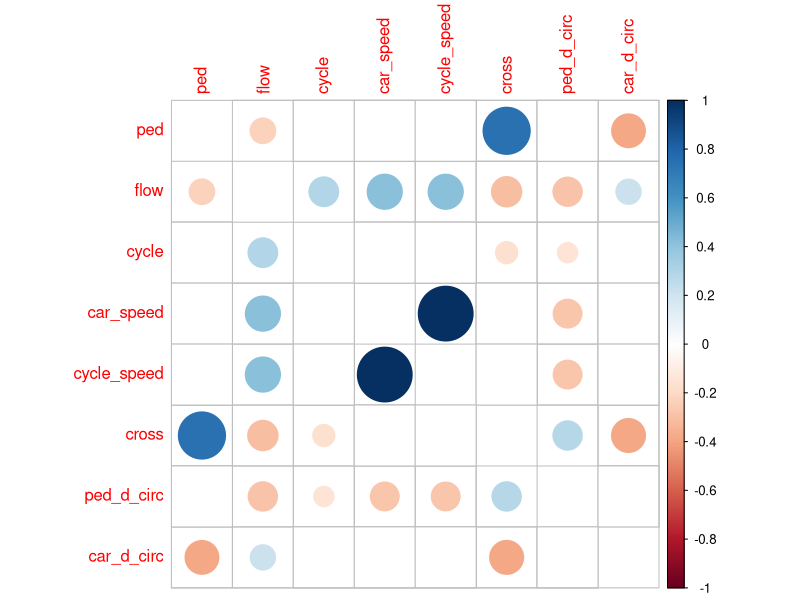
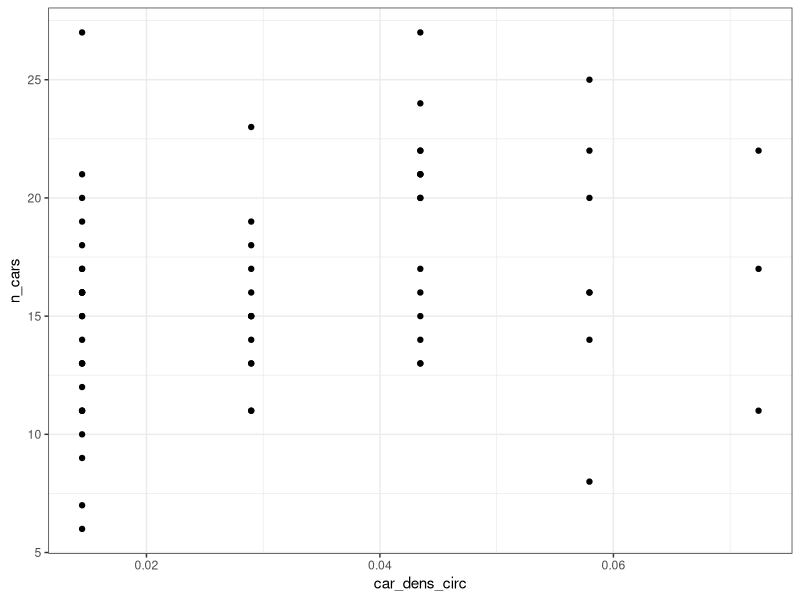
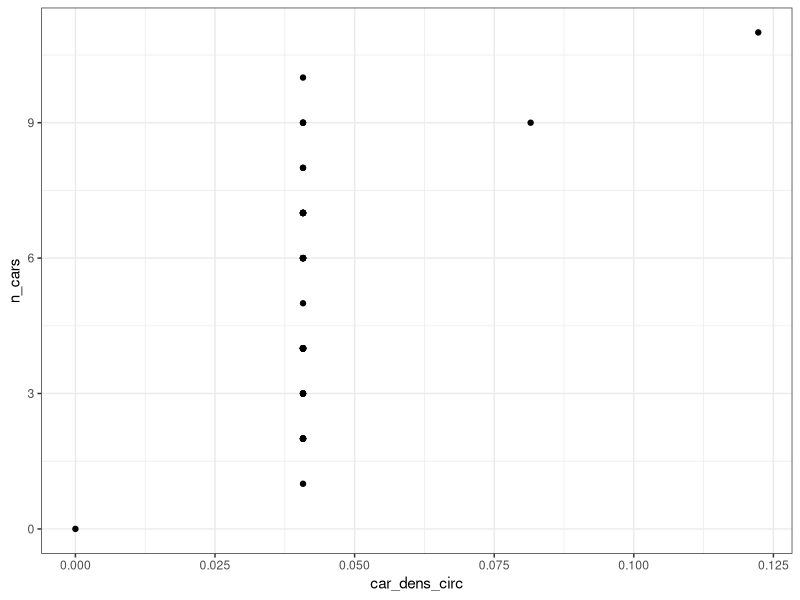
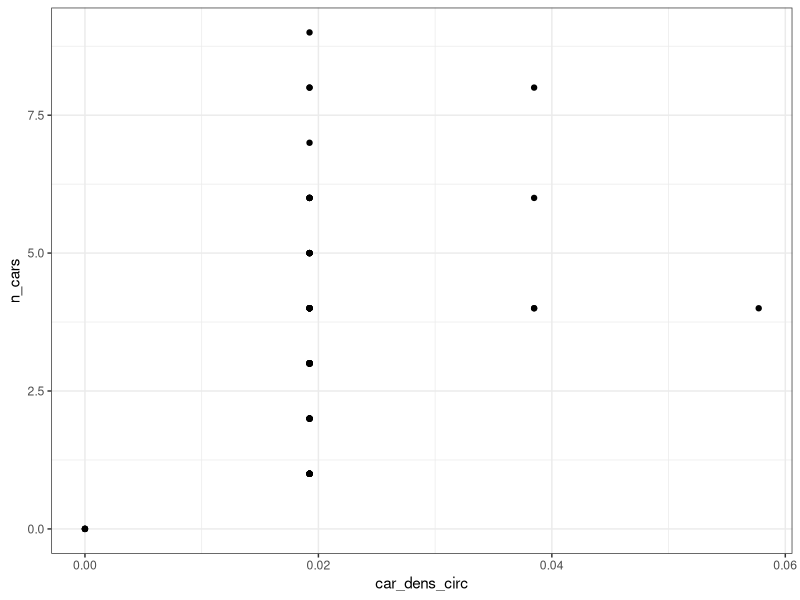
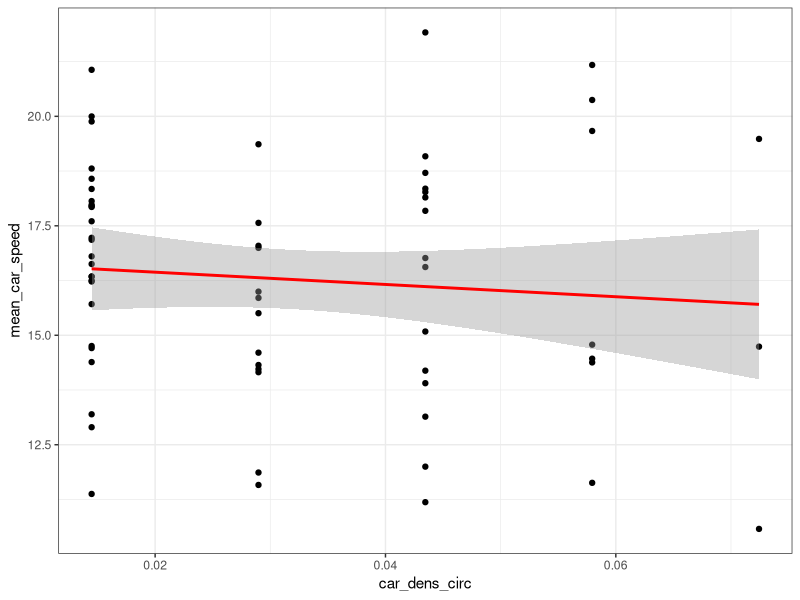
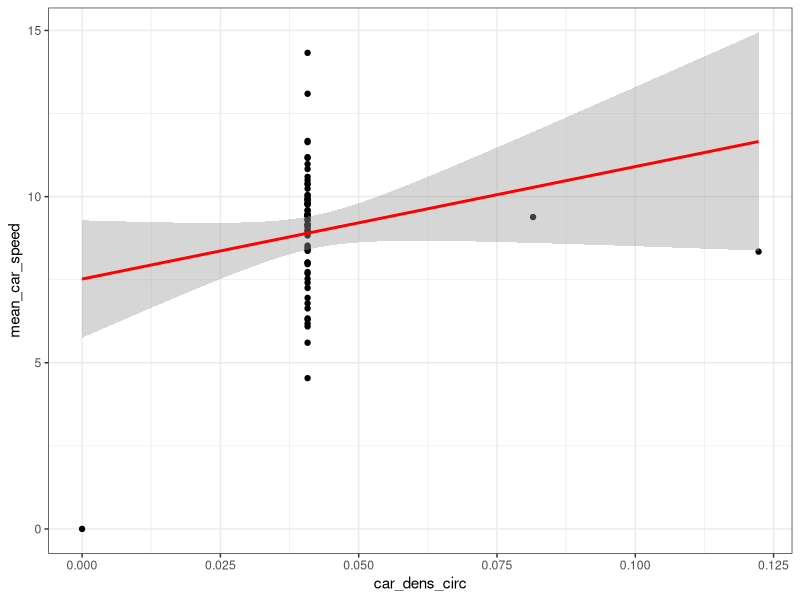
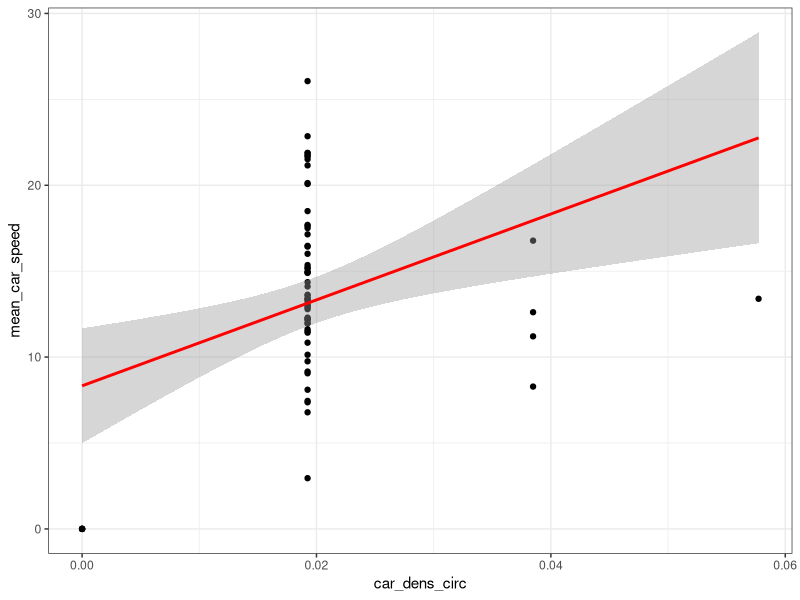
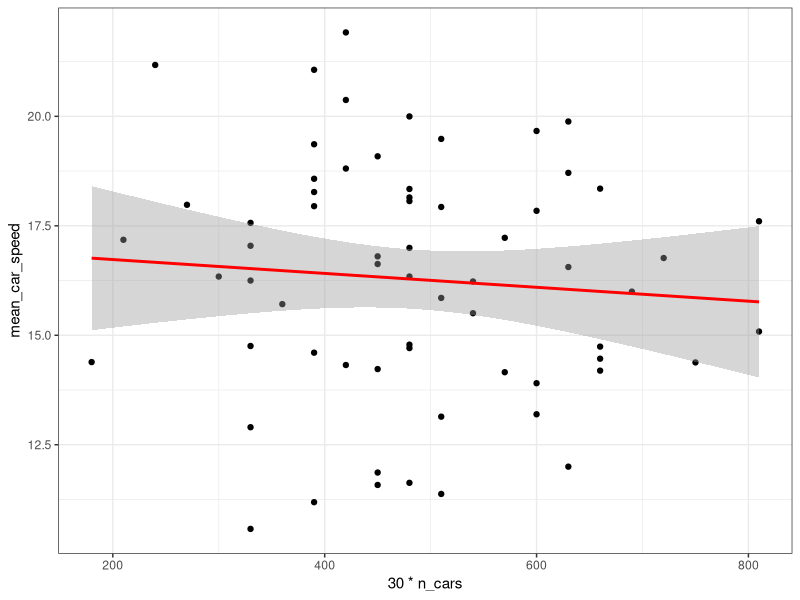

R code for these plots, in order:
library(ggplot2)
library(ggpubr)
library(corrplot)

setwd(dirname(rstudioapi::getActiveDocumentContext()$path))
gerdat<-read.csv2('datasets/datasets_germany_DESIGN.csv', header=T, dec=".", sep=",")
eldat<-read.csv2('datasets/amalias_traffic_dataset_DESIGN.csv', header=T, dec=".", sep=",")

corel=data.frame(ped = gerdat$n_pedestrians, flow = gerdat$n_cars,
                 cycle = gerdat$n_cyclists, car_speed = gerdat$mean_car_speed,
                 cycle_speed = gerdat$mean_car_speed, cross = gerdat$ped_crossing,
                 ped_d_circ = gerdat$ped_dens_circ, 
                 car_d_circ = gerdat$car_dens_circ)
M = cor(corel)
testRes=cor.mtest(corel, conf.level=0.95)
corrplot(M, p.mat = testRes$p, sig.level = 0.05, insig = "blank", diag=FALSE)

# Starting with fundamental diagrams
# density vs flow
ggplot(subset(gerdat, case=='fsbr'), aes(y=n_cars, x=car_dens_circ))+geom_point()+theme_bw()#+
  #geom_smooth(method=lm, color="red", aes(group=2))
ggplot(subset(gerdat, case=='lsho'), aes(y=n_cars, x=car_dens_circ))+geom_point()+theme_bw()#+
  #geom_smooth(method=lm, color="red", aes(group=2))
ggplot(subset(gerdat, case=='mke'), aes(y=n_cars, x=car_dens_circ))+geom_point()+theme_bw()#+
  #geom_smooth(method=lm, color="red", aes(group=2))

# PANOS: here we have three perfect liner relationships, I do not understand why? 
# because on y-axis we have number of cars passed from a cross section, while 
# in x-axis in the number of cars per kilometer AT THE MOMENT we take the measurement
# a linear relationship between flow and density means that the mean speed is constant, 
# I cannot see that in the data.

# density vs speed
ggplot(subset(gerdat, case=='fsbr'), aes(y=mean_car_speed, x=car_dens_circ))+geom_point()+theme_bw()+
  geom_smooth(method=lm, color="red", aes(group=2)) # PANOS: no difference, we have to check density data
ggplot(subset(gerdat, case=='lsho'), aes(y=mean_car_speed, x=car_dens_circ))+geom_point()+theme_bw()+
  geom_smooth(method=lm, color="red", aes(group=2))
ggplot(subset(gerdat, case=='mke'), aes(y=mean_car_speed, x=car_dens_circ))+geom_point()+theme_bw()+
  geom_smooth(method=lm, color="red", aes(group=2))
# no data in Greece about densities


# flow vs speed
ggplot(subset(gerdat, case=='fsbr'), aes(x=30*n_cars, y=mean_car_speed))+geom_point()+theme_bw()+
  geom_smooth(method=lm, color="red", aes(group=2), formula='y ~ x') # small decrease of speed
max(subset(gerdat, case=='fsbr')$n_cars)*30 # 810 cars/h, close to capacity
cor.test(subset(gerdat, case=='fsbr')$n_cars, subset(gerdat, case=='fsbr')$mean_car_speed) # correlation -0.081, 
#but not significant for a confidence interval of 95%

ggplot(subset(gerdat, case=='lsho'), aes(x=30*n_cars, y=mean_car_speed))+geom_point()+theme_bw()+
  geom_smooth(method=lm, color="red", aes(group=2), formula='y ~ x') # no change
max(subset(gerdat, case=='lsho')$n_cars)*30 # 330 cars/h in mke, low flows, far from capacity
cor.test(subset(gerdat, case=='lsho')$n_cars, subset(gerdat, case=='lsho')$mean_car_speed) # no correlation

ggplot(subset(gerdat, case=='mke'), aes(x=30*n_cars, y=mean_car_speed))+geom_point()+theme_bw()+
  geom_smooth(method=lm, color="red", aes(group=2), formula='y ~ x') # increase of speed with higher flow
max(subset(gerdat, case=='mke')$n_cars)*30 # 270 cars/h in mke, low flows, far from capacity
cor.test(subset(gerdat, case=='mke')$n_cars, subset(gerdat, case=='mke')$mean_car_speed) # correlation + 0.1729
# but not significant for a confidence interval of 95%

ggplot(subset(eldat, shared==1), aes(x=60/headway, y=speed))+geom_point()+theme_bw()+ # Greece
  geom_smooth(method=lm, color="red", aes(group=2), formula='y ~ x') # no change, very low flows
max(1/subset(eldat, shared==1)$headway)*60 # 750 pcu/h in Nafplio, seems far from capacity
cor.test(60/subset(eldat, shared==1)$headway, subset(eldat, shared==1)$speed) # no significant correlation

# PANOS: conclusion: we cannot see correlation between speed and flow, as in most of the cases we are in the free flow branch
# in fsbr it seems that we are getting closer to capacity but not enough data to see the influence of car flow and speed
# I will test the deviations of speed from mean to check all the cases

mean(subset(gerdat, case=='fsbr')$mean_car_speed) # PANOS: higher mean speed in fsbr, remember that higher flows but no capacity
# therefore more cars higher free flow speed, this is logical
mean(subset(gerdat, case=='lsho')$mean_car_speed) 
mean(subset(gerdat, case=='mke')$mean_car_speed)

# HOT HOT HOT
# create a new dataset, with all shared space sections...
datafr_fun <- function(df, x, dats){
  if(dats == 'dats1'){datafr<-data.frame(case=x, flow=30*subset(df, case==x)$n_cars, 
                                              dspeed = subset(df, case==x)$mean_car_speed - mean(subset(df, case==x)$mean_car_speed),
                                              lspeed = subset(df, case==x)$mean_car_speed - 15,
                                              ped = 30*subset(df, case==x)$n_pedestrians,
                                              cross = 30*subset(df, case==x)$ped_crossing,
                                              shared = subset(df, case==x)$shared,
                                              oneway = subset(df, case==x)$oneway,
                                              park = subset(df, case==x)$park,
                                              mark = subset(df, case==x)$mark,
                                              trees = subset(df, case==x)$trees,
                                              bollards = subset(df, case==x)$bollards, 
                                              width = subset(df, case==x)$width,
                                              cross_y = subset(df, case==x)$width,
                                              s_width = subset(df, case==x)$s_width,
                                              inters = subset(df, case==x)$inters,
                                              bench = subset(df, case==x)$bench,
                                              obst = subset(df, case==x)$obst,
                                              lev_segr = subset(df, case==x)$lev_segr)}

  if(dats == 'dats2'){datafr<-data.frame(case=x, flow=60/subset(df, case==x)$headway,
                                         dspeed = subset(df, case==x)$speed - mean(subset(df, case==x)$speed),
                                         lspeed = subset(df, case==x)$speed - 30,
                                         ped = 30*subset(df, case==x)$ped,
                                         cross = 30*subset(df, case==x)$cross,
                                         shared = subset(df, case==x)$shared,
                                         oneway = subset(df, case==x)$oneway,
                                         park = subset(df, case==x)$park,
                                         mark = subset(df, case==x)$mark,
                                         trees = subset(df, case==x)$trees,
                                         bollards = subset(df, case==x)$bollards, 
                                         width = subset(df, case==x)$width,
                                         cross_y = subset(df, case==x)$cross_y,
                                         s_width = subset(df, case==x)$s_width,
                                         inters = subset(df, case==x)$inters,
                                         bench = subset(df, case==x)$bench,
                                         obst = subset(df, case==x)$obst,
                                         lev_segr = subset(df, case==x)$lev_segr)}
  
  
  return(datafr)}


traf<-datafr_fun(gerdat,'fsbr', 'dats1')
traf<-rbind(traf, datafr_fun(gerdat,'lsho', 'dats1'))
traf<-rbind(traf, datafr_fun(gerdat,'mke', 'dats1'))
traf<-rbind(traf, datafr_fun(eldat,'shnaf','dats2'))
traf<-rbind(traf, datafr_fun(eldat,'covnaf', 'dats2'))

summary(aov(lspeed ~ shared, data = traf )) # expected significance
summary(aov(lspeed ~ oneway, data = traf )) # significant
summary(aov(lspeed ~ mark, data = traf )) # significant
summary(aov(lspeed ~ trees, data = traf )) # significant
summary(aov(lspeed ~ bollards, data = traf )) # not significant
summary(aov(lspeed ~ width, data = traf )) # significant
summary(aov(lspeed ~ cross_y, data = traf )) # significant
summary(aov(lspeed ~ s_width, data = traf )) # significant
summary(aov(lspeed ~ bench, data = traf )) # significant
summary(aov(lspeed ~ obst, data = traf )) # significant
summary(aov(lspeed ~ lev_segr, data = traf )) # not significant

traf$pedveh<-traf$ped/(traf$flow + traf$ped)

corel = subset(traf, select = -c(case))
M = cor(corel)
testRes=cor.mtest(corel, conf.level=0.95)
corrplot(M, method = 'number', p.mat = testRes$p, sig.level = 0.05, diag=FALSE)

p1<-ggplot(traf, aes(x=flow/30, y=dspeed)) + geom_point(size = 1.5, alpha = .3) + 
  geom_smooth(method=lm, color="red", aes(group=2)) + 
  scale_y_continuous(name ="Deviation from mean speed in km/h", limits=c(-18,18))+
  scale_x_continuous(name ="Car flow in cars/2 minutes")+
  theme_bw()
cor.test(traf$flow,traf$dspeed) # no significant correlation
cor.test(subset(traf, flow>=700)$flow, subset(traf, flow>700)$dspeed) # no correlation even in 700 cars/h, free flow conditions
# with constant speed, so we can assume a triangular fundamental diagram...

p2<-ggplot(traf, aes(y=dspeed, x=as.factor(cross/30))) +
  geom_boxplot() +   geom_point(size = 1.5, alpha = .3, position = position_jitter(seed = 1, width = .2)) + theme_bw() +
  scale_x_discrete(name ="Pedestrian crossings in cross/2 minutes", limits=c("0","1","2","3","4","5","6","7","8","9","10")) +
  scale_y_continuous(name ="Deviation from mean speed in km/h", limits=c(-18,18)) + geom_smooth(method=lm, color="red", aes(group=2))
cor.test(traf$cross,traf$dspeed) # significant NEGATIVE correlation, more crossings lower speed

p3<-ggplot(traf, aes(y=flow/30, x=as.factor(cross/30))) +
  geom_boxplot() +   geom_point(size = 1.5, alpha = .3, position = position_jitter(seed = 1, width = .2)) + theme_bw() +
  scale_x_discrete(name ="Pedestrian crossings in cross/2 minutes", limits=c("0","1","2","3","4","5","6","7","8","9","10")) +
  scale_y_continuous(name ="Car flow in cars/2 minutes") + geom_smooth(method=lm, color="red", aes(group=2))
cor.test(traf$cross,traf$flow) # very significant correlation, less traffic flow, then more crossings

p4<-ggplot(traf, aes(y=ped/30, x=as.factor(cross/30))) +
  geom_boxplot() +   geom_point(size = 1.5, alpha = .3, position = position_jitter(seed = 1, width = .2)) + theme_bw() +
  scale_x_discrete(name ="Pedestrian crossings in cross/2 minutes", limits=c("0","1","2","3","4","5","6","7","8","9","10")) +
  scale_y_continuous(name ="Pedestrian flow in peds/2 minutes") + geom_smooth(method=lm, color="red", aes(group=2))
cor.test(traf$cross,traf$ped) # very significant correlation, more pedestrians, then more crossings

ggarrange(p1,p2,p3,p4, ncol=4)
# PANOS: so in conclusion, more pedestrians in the road environment
# means ok more crossing, which is expected. But, lower traffic flows,
# increase the number of crossings. Then, traffic speed are reduced, but
# traffic speeds are not affected by flows.

x='fsbr'
cycl<-data.frame(case=x, flow=30*subset(gerdat, case==x)$n_cars, 
                 dspeed = subset(gerdat, case==x)$mean_car_speed - mean(subset(gerdat, case==x)$mean_car_speed),
                 cycle = 30*subset(gerdat, case==x)$n_cyclists)
x='lsho'
cycl<-rbind(cycl, data.frame(case=x, flow=30*subset(gerdat, case==x)$n_cars, 
                             dspeed = subset(gerdat, case==x)$mean_car_speed - mean(subset(gerdat, case==x)$mean_car_speed),
                             cycle = 30*subset(gerdat, case==x)$n_cyclists))
x='mke'
cycl<-rbind(cycl, data.frame(case=x, flow=30*subset(gerdat, case==x)$n_cars, 
                             dspeed = subset(gerdat, case==x)$mean_car_speed - mean(subset(gerdat, case==x)$mean_car_speed),
                             cycle = 30*subset(gerdat, case==x)$n_cyclists))

ggplot(cycl, aes(y=dspeed, x=as.factor(cycle/30))) +
  geom_boxplot() +   geom_point(size = 1.5, alpha = .3, position = position_jitter(seed = 1, width = .2)) + theme_bw() +
  scale_x_discrete(name ="Pedestrian crossings in cross/2 minutes", limits=c("0","1","2","3","4","5","6","7")) +
  scale_y_continuous(name ="Pedestrian flow in peds/2 minutes") + geom_smooth(method=lm, color="red", aes(group=2))
cor.test(cycl$dspeed,cycl$cycle) # no significant correlation, it is not related with the presence of cyclists

x='fsbr'
dens<-data.frame(case=x, dspeed=subset(gerdat, case==x)$mean_car_speed - mean(subset(gerdat, case==x)$mean_car_speed),
                 cross_d=subset(gerdat, case==x)$ped_dens_circ,
                 cross=subset(gerdat, case==x)$ped_crossing)
x='lsho'
dens<-rbind(dens, data.frame(case=x, dspeed=subset(gerdat, case==x)$mean_car_speed - mean(subset(gerdat, case==x)$mean_car_speed),
                 cross_d=subset(gerdat, case==x)$ped_dens_circ,
                  cross=subset(gerdat, case==x)$ped_crossing))
x='mke'
dens<-rbind(dens, data.frame(case=x, dspeed=subset(gerdat, case==x)$mean_car_speed - mean(subset(gerdat, case==x)$mean_car_speed),
                             cross_d=subset(gerdat, case==x)$ped_dens_circ,
                             cross=subset(gerdat, case==x)$ped_crossing))

ggplot(dens, aes(x=cross_d, y=dspeed)) + geom_point(size = 1.5, alpha = .3) + 
  geom_smooth(method=lm, color="red", aes(group=2)) + 
  scale_y_continuous(name ="Deviation from mean speed in km/h", limits=c(-18,18))+
  scale_x_continuous(name ="Car flow in cars/2 minutes")+
  theme_bw()

cor.test(dens$dspeed,dens$cross_d) # not significant for a 95% confidence interval, SPEED are affected by the crossing rate,
cor.test(traf$cross,traf$dspeed)

# not the number of crossings points, check the study of Knopp
cor.test(dens$cross,dens$cross_d) # Again very powerful relationship, densities are not correct, so the last conclusion is not correct
